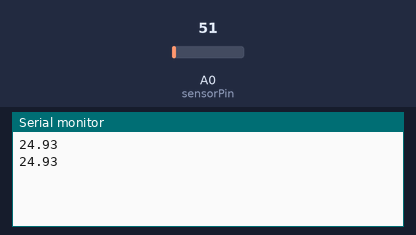
Bench run of a sketch on a simulated Arduino Uno, built with avr-gcc and run on an emulated ATmega328P. Parts: the last lines printed to the serial monitor. The inputs (shaded band) are chosen by the test bench; at power-on: A0 (sensorPin) = 51.

Above: at 1.8 s.
1.9 s: A0 (sensorPin) set to 61
At 2.8 s:
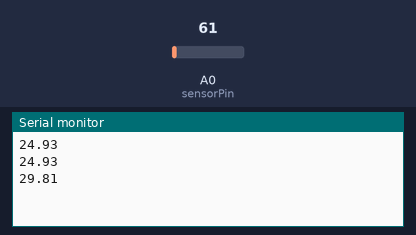
3.4 s: A0 (sensorPin) set to 71
At 4.6 s:
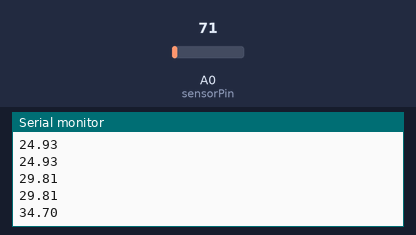
Timing chart, 0 to 6.4 s (numbered marks = the images above; inputs shaded):
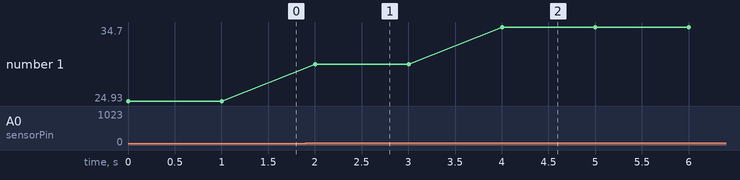

The sketch:

Measuring_Temperature_Using_LM35_Sensor.ino
```cpp
//Measuring_Temperature_Using_LM35_Sensor

int sensorPin=A0;
float voltage,temperature;

void setup() {
  Serial.begin(9600);
}

void loop() {
  int sensorValue=analogRead(sensorPin);
  voltage=sensorValue*(5.0/1023.0);
  temperature=voltage*100;
  Serial.println(temperature);
  delay(1000);
}
```

Measured:
- after the input at 1.9 s, the serial monitor: prints a new line after 0.10 s (image 1)
- after the input at 3.4 s, the serial monitor: prints a new line after 0.60 s (image 2)
- plotted number 1: 24.93 → 29.81 after the input at 1.9 s, 29.81 → 34.7 after the input at 3.4 s
